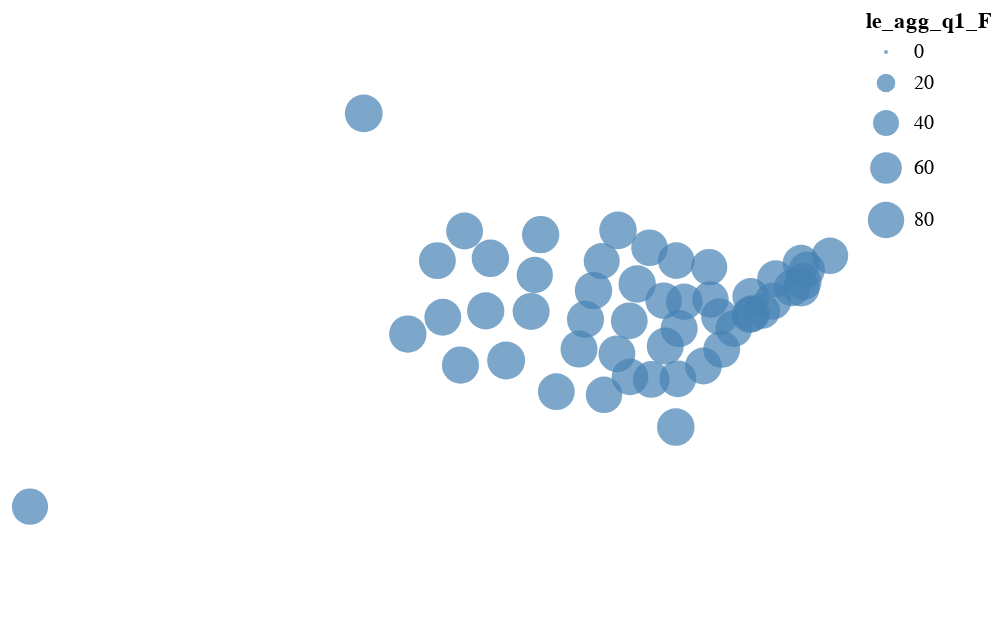

The cell this chart's notebook holds for it:
### Code cell
# d = source[["st","year","le_agg_q1_F"]]

points = alt.Chart(source).mark_circle().encode(
    longitude = "longitude:Q",
    latitude = "latitude:Q",
    size = alt.Size("le_agg_q1_F:Q"),
    color = alt.value("steelblue"),
    tooltip = ["statename:N","le_agg_q1_F:Q"]
  ).add_selection(
      select_year
  ).transform_filter(
      select_year
  ).properties(title = '')

points

### Figure 1 — Vega-Lite specification as saved in the notebook (floating-point values rounded to 4 significant figures; data arrays with more than 128 entries replaced by an {"elided": "..."} marker saying what was removed)
{"config": {"view": {"continuousWidth": 400, "continuousHeight": 300}}, "data": {"name": "data-f8997c18848490ee962b9113914babac"}, "mark": "circle", "encoding": {"color": {"value": "steelblue"}, "latitude": {"field": "latitude", "type": "quantitative"}, "longitude": {"field": "longitude", "type": "quantitative"}, "size": {"type": "quantitative", "field": "le_agg_q1_F"}, "tooltip": [{"type": "nominal", "field": "statename"}, {"type": "quantitative", "field": "le_agg_q1_F"}]}, "selection": {"year": {"type": "single", "fields": ["year"], "bind": {"input": "range", "max": 2014.0, "min": 2001.0, "step": 1}, "init": {"year": 2001.0}}}, "title": "", "transform": [{"filter": {"selection": "year"}}], "$schema": "https://vega.github.io/schema/vega-lite/v4.8.1.json", "datasets": {"data-f8997c18848490ee962b9113914babac": {"elided": "714 records"}}}
